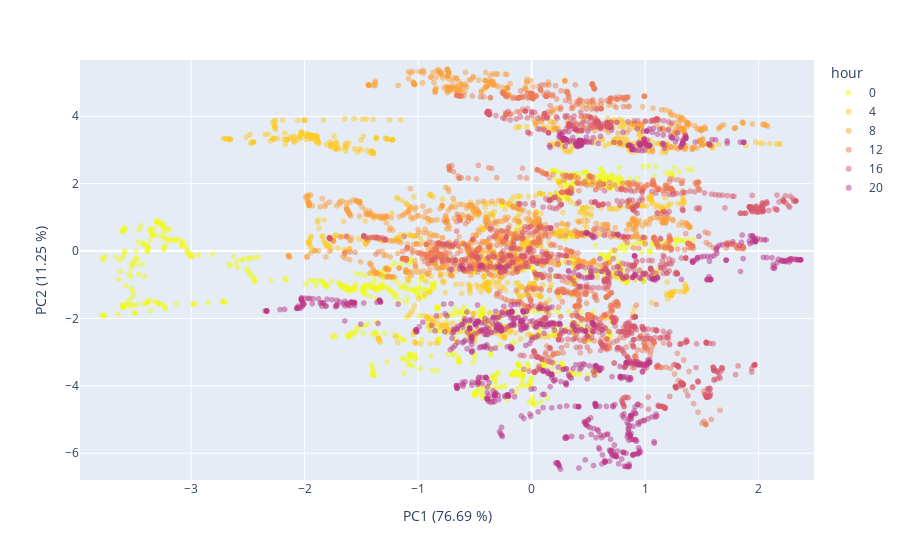
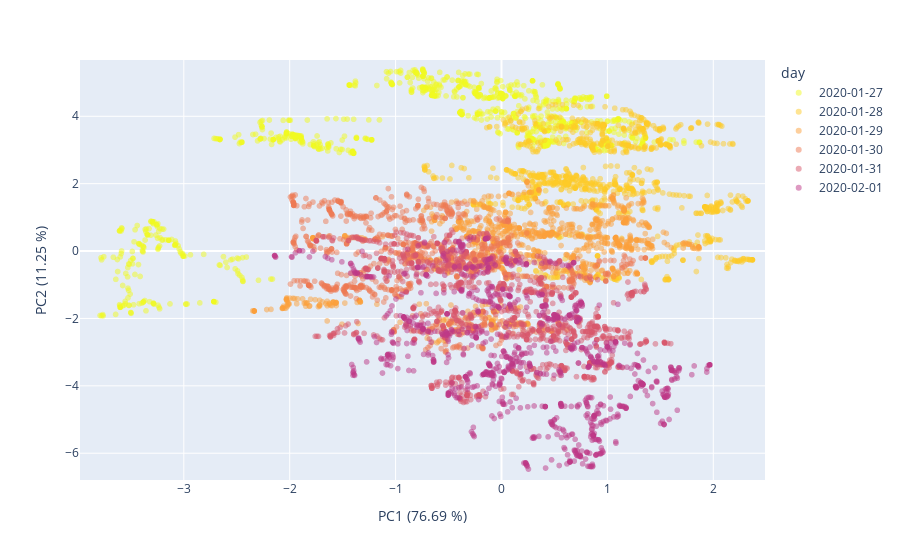

The cell these charts' notebook holds for them, in order:
### Code cell
#visual_data = pca_no_occupants_[visual_days]
visual_data_days_df = pd.DataFrame({'PC1':visual_data[:,1], 'PC2':visual_data[:,0], 'day':pd.to_datetime(df_visual['timestamp']).dt.date})
visual_data_hours_df = pd.DataFrame({'PC1':visual_data[:,1], 'PC2':visual_data[:,0], 'hour':pd.to_datetime(df_visual['timestamp']).dt.hour.astype('str')})

## Plot no occupant data before environmental correction by hour
x_min, x_max = visual_data_hours_df['PC1'].min()*1.05, visual_data_hours_df['PC1'].max()*1.05
y_min, y_max = visual_data_hours_df['PC2'].min()*1.05, visual_data_hours_df['PC2'].max()*1.05

fig = px.scatter(visual_data_hours_df, x='PC1', y='PC2', color='hour', opacity=0.5, color_discrete_sequence= px.colors.sequential.Plasma_r)
fig.update_traces(marker=dict(colorscale='Viridis'), selector=dict(type='scatter'))
fig.update_layout(
    xaxis_title="PC1 ({:.2f} %)".format(var_proj[0]*100),
    yaxis_title="PC2 ({:.2f} %)".format(var_proj[1]*100),
    xaxis_range=[x_min, x_max],
    yaxis_range=[y_min, y_max]  
)
fig.show()


## Plot no occupant data before environmental correction by day
fig = px.scatter(visual_data_days_df, x='PC1', y='PC2', color='day', opacity=0.5, color_discrete_sequence= px.colors.sequential.Plasma_r)
fig.update_traces(marker=dict(colorscale='Viridis'), selector=dict(type='scatter'))
fig.update_layout(
    xaxis_title="PC1 ({:.2f} %)".format(var_proj[0]*100),
    yaxis_title="PC2 ({:.2f} %)".format(var_proj[1]*100),
    xaxis_range=[x_min, x_max],
    yaxis_range=[y_min, y_max]  
)
fig.show()

### Figure 1 — Plotly figure (JSON) as saved in the notebook; plotly's stock layout.template omitted (floating-point values rounded to 4 significant figures; data arrays with more than 128 entries replaced by an {"elided": "..."} marker saying what was removed)
{"data": [{"hovertemplate": "hour=0<br>PC1=%{x}<br>PC2=%{y}<extra></extra>", "legendgroup": "0", "marker": {"color": "#f0f921", "opacity": 0.5, "symbol": "circle"}, "mode": "markers", "name": "0", "showlegend": true, "type": "scattergl", "x": {"elided": "1080 float values"}, "xaxis": "x", "y": {"elided": "1080 float values"}, "yaxis": "y"}, {"hovertemplate": "hour=4<br>PC1=%{x}<br>PC2=%{y}<extra></extra>", "legendgroup": "4", "marker": {"color": "#fdca26", "opacity": 0.5, "symbol": "circle"}, "mode": "markers", "name": "4", "showlegend": true, "type": "scattergl", "x": {"elided": "1080 float values"}, "xaxis": "x", "y": {"elided": "1080 float values"}, "yaxis": "y"}, {"hovertemplate": "hour=8<br>PC1=%{x}<br>PC2=%{y}<extra></extra>", "legendgroup": "8", "marker": {"color": "#fb9f3a", "opacity": 0.5, "symbol": "circle"}, "mode": "markers", "name": "8", "showlegend": true, "type": "scattergl", "x": {"elided": "1080 float values"}, "xaxis": "x", "y": {"elided": "1080 float values"}, "yaxis": "y"}, {"hovertemplate": "hour=12<br>PC1=%{x}<br>PC2=%{y}<extra></extra>", "legendgroup": "12", "marker": {"color": "#ed7953", "opacity": 0.5, "symbol": "circle"}, "mode": "markers", "name": "12", "showlegend": true, "type": "scattergl", "x": {"elided": "1080 float values"}, "xaxis": "x", "y": {"elided": "1080 float values"}, "yaxis": "y"}, {"hovertemplate": "hour=16<br>PC1=%{x}<br>PC2=%{y}<extra></extra>", "legendgroup": "16", "marker": {"color": "#d8576b", "opacity": 0.5, "symbol": "circle"}, "mode": "markers", "name": "16", "showlegend": true, "type": "scattergl", "x": {"elided": "1080 float values"}, "xaxis": "x", "y": {"elided": "1080 float values"}, "yaxis": "y"}, {"hovertemplate": "hour=20<br>PC1=%{x}<br>PC2=%{y}<extra></extra>", "legendgroup": "20", "marker": {"color": "#bd3786", "opacity": 0.5, "symbol": "circle"}, "mode": "markers", "name": "20", "showlegend": true, "type": "scattergl", "x": {"elided": "1080 float values"}, "xaxis": "x", "y": {"elided": "1080 float values"}, "yaxis": "y"}], "layout": {"autosize": true, "legend": {"title": {"text": "hour"}, "tracegroupgap": 0}, "margin": {"t": 60}, "xaxis": {"anchor": "y", "domain": [0, 1], "range": [-3.98, 2.488], "title": {"text": "PC1 (76.69 %)"}, "type": "linear"}, "yaxis": {"anchor": "x", "domain": [0, 1], "range": [-6.795, 5.671], "title": {"text": "PC2 (11.25 %)"}, "type": "linear"}}}

### Figure 2 — Plotly figure (JSON) as saved in the notebook; plotly's stock layout.template omitted (floating-point values rounded to 4 significant figures; data arrays with more than 128 entries replaced by an {"elided": "..."} marker saying what was removed)
{"data": [{"hovertemplate": "day=2020-01-27<br>PC1=%{x}<br>PC2=%{y}<extra></extra>", "legendgroup": "2020-01-27", "marker": {"color": "#f0f921", "opacity": 0.5, "symbol": "circle"}, "mode": "markers", "name": "2020-01-27", "showlegend": true, "type": "scattergl", "x": {"elided": "1080 float values"}, "xaxis": "x", "y": {"elided": "1080 float values"}, "yaxis": "y"}, {"hovertemplate": "day=2020-01-28<br>PC1=%{x}<br>PC2=%{y}<extra></extra>", "legendgroup": "2020-01-28", "marker": {"color": "#fdca26", "opacity": 0.5, "symbol": "circle"}, "mode": "markers", "name": "2020-01-28", "showlegend": true, "type": "scattergl", "x": {"elided": "1080 float values"}, "xaxis": "x", "y": {"elided": "1080 float values"}, "yaxis": "y"}, {"hovertemplate": "day=2020-01-29<br>PC1=%{x}<br>PC2=%{y}<extra></extra>", "legendgroup": "2020-01-29", "marker": {"color": "#fb9f3a", "opacity": 0.5, "symbol": "circle"}, "mode": "markers", "name": "2020-01-29", "showlegend": true, "type": "scattergl", "x": {"elided": "1080 float values"}, "xaxis": "x", "y": {"elided": "1080 float values"}, "yaxis": "y"}, {"hovertemplate": "day=2020-01-30<br>PC1=%{x}<br>PC2=%{y}<extra></extra>", "legendgroup": "2020-01-30", "marker": {"color": "#ed7953", "opacity": 0.5, "symbol": "circle"}, "mode": "markers", "name": "2020-01-30", "showlegend": true, "type": "scattergl", "x": {"elided": "1080 float values"}, "xaxis": "x", "y": {"elided": "1080 float values"}, "yaxis": "y"}, {"hovertemplate": "day=2020-01-31<br>PC1=%{x}<br>PC2=%{y}<extra></extra>", "legendgroup": "2020-01-31", "marker": {"color": "#d8576b", "opacity": 0.5, "symbol": "circle"}, "mode": "markers", "name": "2020-01-31", "showlegend": true, "type": "scattergl", "x": {"elided": "1080 float values"}, "xaxis": "x", "y": {"elided": "1080 float values"}, "yaxis": "y"}, {"hovertemplate": "day=2020-02-01<br>PC1=%{x}<br>PC2=%{y}<extra></extra>", "legendgroup": "2020-02-01", "marker": {"color": "#bd3786", "opacity": 0.5, "symbol": "circle"}, "mode": "markers", "name": "2020-02-01", "showlegend": true, "type": "scattergl", "x": {"elided": "1080 float values"}, "xaxis": "x", "y": {"elided": "1080 float values"}, "yaxis": "y"}], "layout": {"autosize": true, "legend": {"title": {"text": "day"}, "tracegroupgap": 0}, "margin": {"t": 60}, "xaxis": {"anchor": "y", "domain": [0, 1], "range": [-3.98, 2.488], "title": {"text": "PC1 (76.69 %)"}, "type": "linear"}, "yaxis": {"anchor": "x", "domain": [0, 1], "range": [-6.795, 5.671], "title": {"text": "PC2 (11.25 %)"}, "type": "linear"}}}
